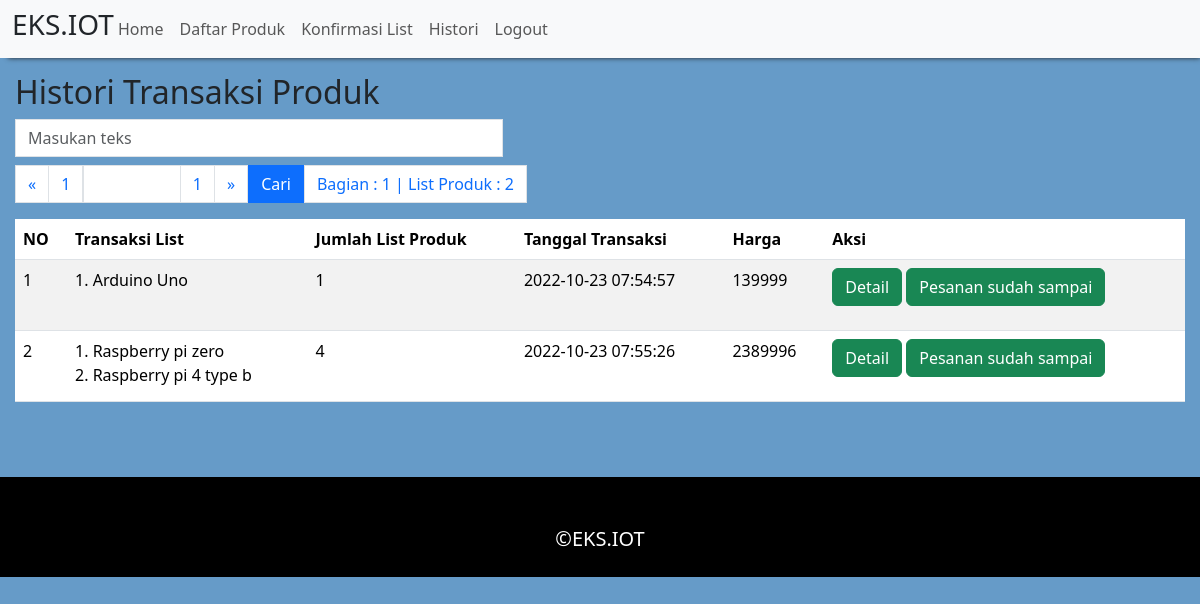
The app's page /user/data/histori.php (signed in) with its own data.
### tables this page shows
CREATE TABLE `history` (
  `id_history` int(11) NOT NULL,
  `id_user` int(11) NOT NULL,
  `total` int(11) NOT NULL,
  `tanggal` timestamp NOT NULL DEFAULT current_timestamp(),
  `total_harga` int(20) NOT NULL,
  `status` varchar(10) NOT NULL
);

CREATE TABLE `history_detail` (
  `id_history` int(11) NOT NULL,
  `id_urutan` int(11) NOT NULL,
  `id_produk` int(11) NOT NULL,
  `nama_produk` varchar(255) NOT NULL,
  `jumlah` int(11) NOT NULL
);

### lib/database.php (called while the page is built, shortened)
<?php
$host = "localhost";
$user = "root";
$pass = "";
$db = "db_buwhyna";
$mysqli = new mysqli($host, $user, $pass, $db);
function mysql_exec($command, $argument=[]){
  global $mysqli;
  $search = $mysqli->prepare($command);
  @call_user_func_array(array($search, 'bind_param'), $argument);
  $search->execute();
  return $search;
}

### user/data/histori.php (the view, shortened to what this page needs)
<?php
include "../lib/header.php";
include "../../lib/database.php";
?>
<div style="margin:15px;">
    <h2>Histori Transaksi Produk</h2>
    <?php
    $limit_show = 4;
    $search = @$_GET["search_bar"];
    $search_filter = "%$search%";
    include "../../lib/search_bar.php";
    ?>
    <table class="table table-hover table-striped">
        <thead>
            <th>NO</th>
            <th>Transaksi List</th>
            <th>Jumlah List Produk</th>
            <th>Tanggal Transaksi</th>
            <th>Harga</th>
            <th>Aksi</th>
        </thead>
        <tbody>
            <?php
            $result = mysql_exec('SELECT DISTINCT history.id_history, total, total_harga, tanggal, status FROM history
            join history_detail on (history.id_history = history_detail.id_history)
            WHERE id_user = ? AND (nama_produk LIKE ? OR tanggal LIKE ?) LIMIT ?, ?',
            ['sssss', $_SESSION["id_user"], $search_filter, $search_filter, $start, $akhir]);
            $result = $result->get_result();
            $number = 0;
            while ($dt_history = $result->fetch_assoc()) {
                $number++;
            ?>
                <tr>
                    <td><?= ($number) ?></td>
                    <td><?php
                        $result_nama = mysql_exec('SELECT nama_produk, id_urutan FROM history_detail
                        WHERE id_history = ? LIMIT 5', ['s', $dt_history['id_history']]);
                        $result_nama=$result_nama->get_result();
                        while ($list_produk = $result_nama->fetch_assoc()) {
                            echo $list_produk['id_urutan'].". ".$list_produk['nama_produk']."<br>";
                        }
                    ?></td>
                    <td><?= $dt_history['total'] ?></td>
                    <td><?= $dt_history['tanggal'] ?></td>
                    <td><?= $dt_history['total_harga'] ?></td>
                    <td>
                        <a href="histori_detail.php?id=<?= $dt_history['id_history'] ?>"><p class="btn btn-success">Detail</p></a>
                        <?php
                            $status=$dt_history['status'];
                            $msg='<p class="btn-static btn btn-warning">Pesanan dalam status '.$status.'</p>';
                            if ($dt_history['status']=="Sampai"){
                                $msg='<a href="../update/p_konfirmasi_terima.php?id='.$dt_history['id_history'].'&token='.generatetoken("konfirmasi").'"><p class="btn btn-success">Konfirmasi produk sampai</p></a>';
                            }
                            else if ($dt_history['status']==""){
                                $msg='<p class="btn-static btn btn-success">Pesanan sudah sampai</p>';
                            }
                            echo $msg;
                        ?>
                    </td>
                </tr>
            <?php
            } ?>
        </tbody>
    </table>
</div>
<?php
include "../../lib/footer.php";
?>

### user/data/histori.php (style rules this page uses)
.btn-static { cursor: default; }

### records on screen
history: total "1", tanggal "2022-10-23 07:54:57", total_harga "139999", status "Pesanan sudah sampai"
history_detail: id_urutan "1", nama_produk "Arduino Uno"
history: total "4", tanggal "2022-10-23 07:55:26", total_harga "2389996", status "Pesanan sudah sampai"
history_detail: id_urutan "1", nama_produk "Raspberry pi zero"
history_detail: id_urutan "2", nama_produk "Raspberry pi 4 type b"

### other values on screen
$page_next "1"
$bagian "1"
$total_list "2"
